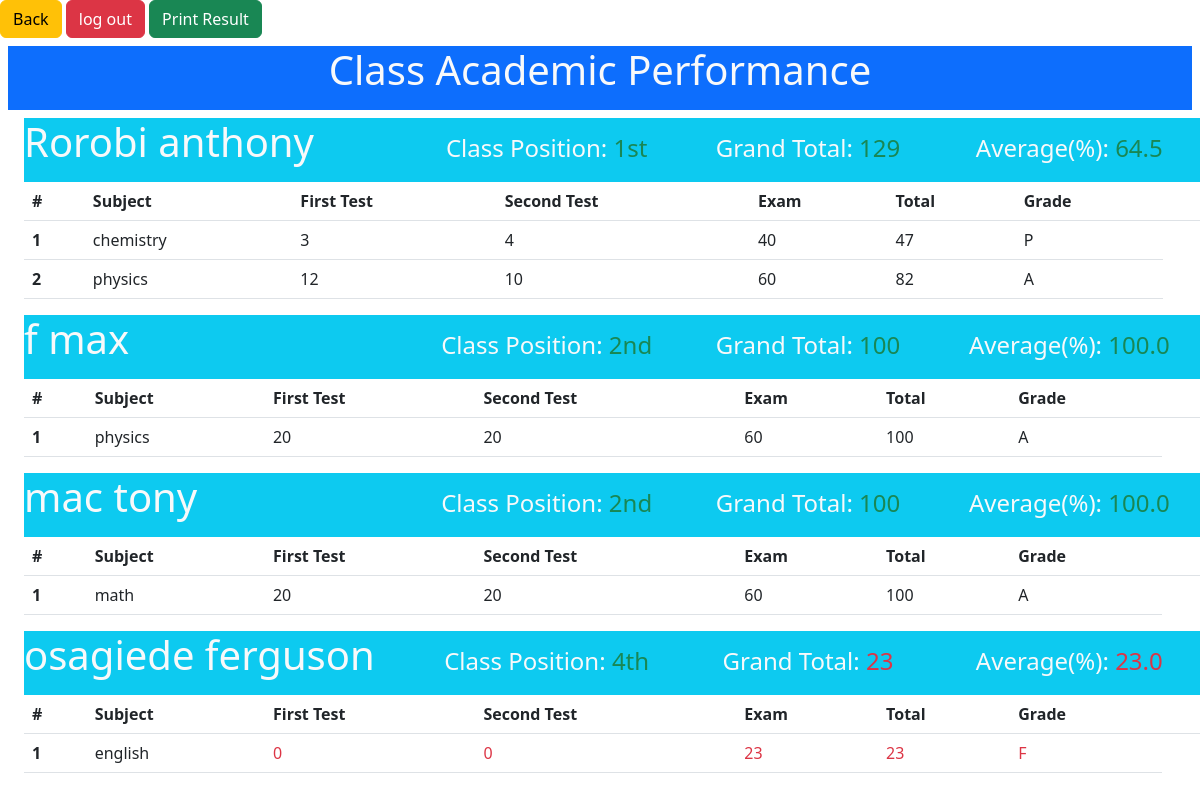
The page /results/29/ on the database its author committed.
### result/models.py (models this page shows, shortened)
class Student(models.Model):
    student_class = models.ForeignKey(Classroom, on_delete=models.CASCADE)
    first_name = models.CharField( max_length=50)
    last_name = models.CharField(max_length=50)
    middle_name = models.CharField(max_length=50)
    parent_name = models.CharField(max_length=50)
    parent_phone_number = models.CharField(max_length=11)
    house_address = models.CharField(max_length=200)
    religion = models.CharField(max_length=15)
    def __str__(self):
        return self.last_name + ' ' + self.first_name

class Subject(models.Model):
    student = models.ForeignKey(Student, on_delete=models.CASCADE)
    name = models.CharField(max_length=20)
    first_test = models.IntegerField()
    second_test = models.IntegerField()
    exam = models.IntegerField()
    def __str__(self):
        return self.name

### result/views.py (the view)
# urls.py: path('results/<int:pk>/', Results.as_view(), name='results' ),
class Results(View):
    def get(self, request, pk):
        classroom = Classroom.objects.filter(pk = pk)
        class_pk = classroom[0].pk
        print(class_pk)
        students = Student.objects.filter(student_class = class_pk) # from data base
        student_pk = students[0].pk
        sub = 'subject placeholder'
        class_result = StudentDetails.result_display(self,students,sub,student_pk,checker= False)
        print(class_result)
        '''
            the result contain
            1. object of results
            2. object single student
            3. list of subjects
        '''
        return render(request, 'results.html', {'class_result': class_result})

### result/models.py (called while the page is built)
    def __str__(self):
        return self.name

### result/views.py (called while the page is built)
    def subject_process (self, subjects):
        subject_obj= []
        serial_num = 0
        for subject in subjects:
            serial_num += 1
            total = subject.first_test + subject.second_test + subject.exam
            grade = StudentDetails.grade(self, total)
            subject.total = total
            subject.grade = grade
            subject.serial_number = serial_num
            subject_obj.append(subject)
        return subject_obj

    def subject_total(self, subjects):
        try:
            if subjects[0].student_id:
                student_id = subjects[0].student_id
                grand_total = 0
                counter = 0
                check = False
                for subject in subjects:
                    counter += 1
                    grand_total += subject.total
                if grand_total > 0 :
                    average = grand_total / counter
                else:
                    average = 0.00
                average = f"{average:.2f}"
                if float(average) >= 60:
                    check = True
                return {'average': float(average), 'grand_total': grand_total, 'check': check, 'student_id': student_id, 'position': ''}
        except IndexError:
            return {'average': 0.00, 'grand_total': 0, 'check': False, 'student_id': 0, 'position': ''}

    def grade(self, total):
        if total <= 39:
            return "F"
        elif total <= 49:
            return "P"
        elif total <= 59:
            return "C"
        elif total <= 69:
            return "B"
        elif total <= 79:
            return "B+"
        else:
            return "A"

    def sort_score(self, all_students_totals):
        i = 0
        score = []
        while i < len(all_students_totals):
            score.append(all_students_totals[i]['grand_total'])
            i += 1
        score = sorted(score, reverse=True)
        return score

    def position(self,num):
        num = str(num)
        if num.endswith('1') and int(num) != 11:
            return (f"{num}st")
        elif num.endswith('2') and int(num) != 12:
            return (f"{num}nd")
        elif num.endswith('3') and int(num) != 13:
            return (f"{num}rd")
        else:
            return (f"{num}th")

### templates/results.html (shortened to what this page needs)
{% extends 'base.html'%}
{% block content %}
<a href='{{ request.META.HTTP_REFERER }}' class='btn btn-warning'>Back</a>
<a href='#' class='btn btn-danger'>log out</a>
<a href='#' class='btn btn-success'>Print Result</a>
<div class='bg-primary m-2'>
    <div class='d-flex'>
        <p class='display-6 text-sucess text-center text-light text-start col-12 '>Class Academic Performance</p>
    </div>
</div>
{% for result in class_result%}
<div class="form-check">
    <div class="d-flex flex-column">
        <div class=' d-flex col-12 bg-info'>
            <div class='col-4'>
                <p class=" text-light col-12"><span class='display-6'>{{result.name}}</span></p>
            </div>
            <div class='d-flex col-8'>
                <div class='d-flex flex-column col-4 '>
                    <h4 class='text-light mx-auto'>Class Position: <span class="text-success">{{result.position}}</span></h4>
                </div>
                <div class='d-flex flex-column col-4 '>
                    <h4 class='text-light mx-auto'>Grand Total:  {% if result.average >= 60 %} <span class="text-success">{{result.grand_total}}</span>{% else %}<span class="text-danger">{{result.grand_total}}</span{% endif %}
                    </h4>
                </div>
                <div class='d-flex flex-column col-4 '>
                    <h4 class='text-light mx-auto'>Average(%): {% if result.average >= 60 %} <span class="text-success">{{result.average}}</span>{% else %}<span class="text-danger">{{result.average}}</span{% endif %}
                    </h4>
                </div>
            </div>
        </div>
    </div>
    <table class="table">
        <thread>
            <tr>
                <th scope='col'>#</th>
                <th scope='col'>Subject</th>
                <th scope='col'>First Test</th>
                <th scope='col'>Second Test</th>
                <th scope='col'>Exam</th>
                <th scope='col'>Total</th>
                <th scope='col'>Grade</th>
                <th scope='col'></th>
            </tr>
        </thread>
        {% for subject in result.subject%}
        <tbody>
            <th scope='row'>{{subject.serial_number}}</th>
            <td> {{subject.name}}</td>
            {% if subject.total < 40 %}
                <td class='text-danger'> {{subject.first_test}} </td>
                <td class='text-danger'> {{subject.second_test}} </td>
                <td class='text-danger'> {{subject.exam}}</td>
                <td class='text-danger'> {{subject.total}} </td>
                <td class='text-danger'> {{subject.grade}}</td>
            {% else %}
                <td> {{subject.first_test}} </td>
                <td> {{subject.second_test}} </td>
                <td> {{subject.exam}}</td>
                <td> {{subject.total}} </td>
                <td> {{subject.grade}}</td>
            {% endif %}
        </tbody>
        {% endfor %}
    </table>
</div>
{% endfor %}
{% endblock content %}

### rows shown on the page
Student: name "Rorobi anthony", position "1st", grand_total "129", average "64.5"
Subject: serial_number "1", name "chemistry", first_test "3", second_test "4", exam "40", total "47", grade "P"
Subject: serial_number "2", name "physics", first_test "12", second_test "10", exam "60", total "82", grade "A"
Student: name "f max", position "2nd", grand_total "100", average "100.0"
Subject: serial_number "1", name "physics", first_test "20", second_test "20", exam "60", total "100", grade "A"
Student: name "mac tony", position "2nd", grand_total "100", average "100.0"
Subject: serial_number "1", name "math", first_test "20", second_test "20", exam "60", total "100", grade "A"
Student: name "osagiede ferguson", position "4th", grand_total "23", average "23.0"
Subject: serial_number "1", name "english", first_test "0", second_test "0", exam "23", total "23", grade "F"
